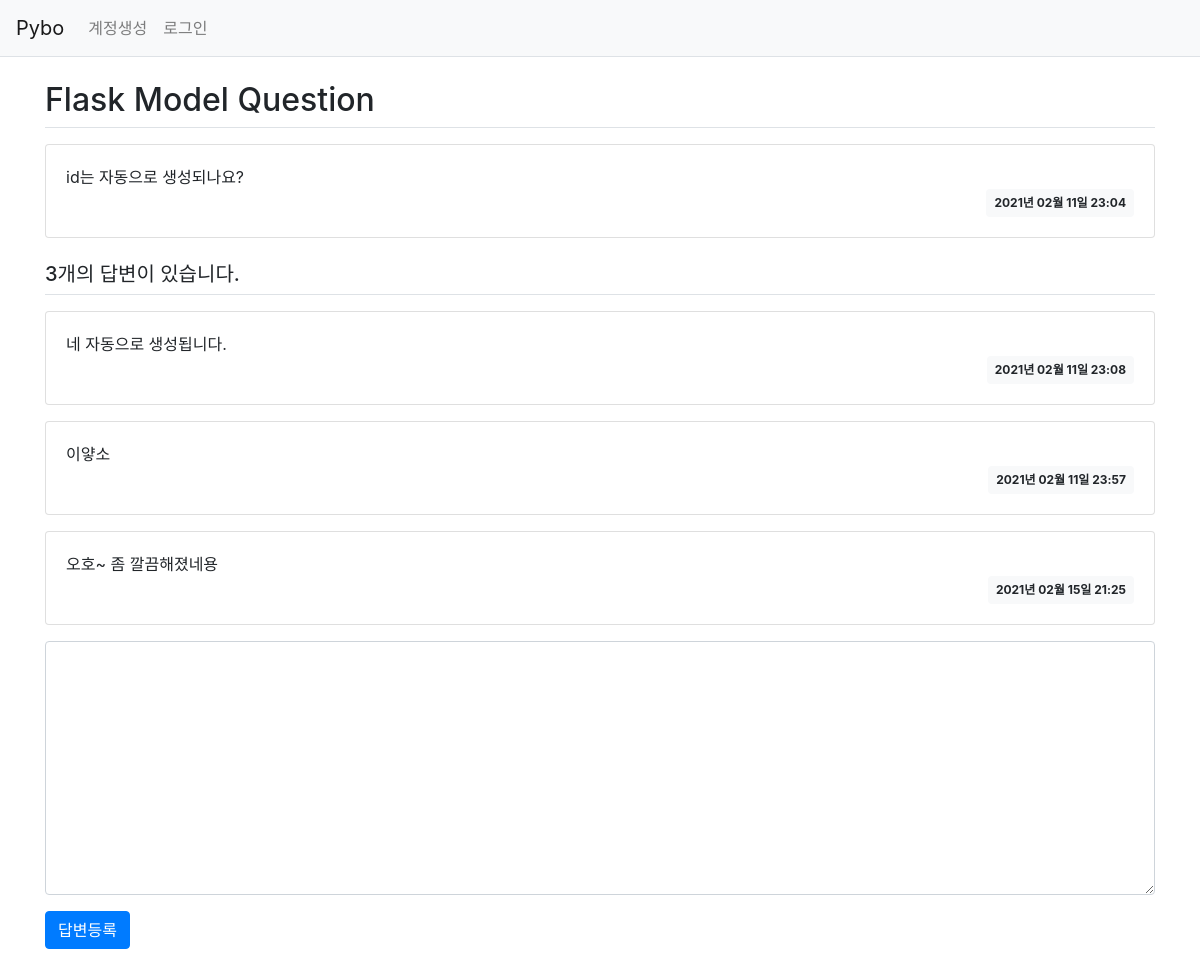
Screenshot of /question/detail/2/ with the database file from the repository.
### pybo/models.py (models this page shows)
class Question(db.Model):   # 모든 모델의 기본 클래스인 db.Model 상속받음.
    id = db.Column(db.Integer, primary_key=True)
    subject = db.Column(db.String(200), nullable=False)
    content = db.Column(db.Text(), nullable=False)
    create_date = db.Column(db.DateTime(), nullable=False)

class Answer(db.Model):
    id = db.Column(db.Integer, primary_key = True)
    question_id = db.Column(db.Integer, db.ForeignKey('question.id', ondelete='CASCADE'))
    question = db.relationship('Question', backref = db.backref('answer_set'))
    content = db.Column(db.Text(), nullable=False)
    create_date = db.Column(db.DateTime(), nullable=False)

### pybo/views/question_views.py (the view)
@bp.route('/detail/<int:question_id>/')
def detail(question_id):
    form = AnswerForm()
    question = Question.query.get_or_404(question_id)
    return render_template('question/question_detail.html', question=question, form=form)

### pybo/forms.py
class AnswerForm(FlaskForm):
    content = TextAreaField('내용', validators=[DataRequired('내용은 필수입력 항목입니다.')])

### pybo/filter.py (called while the page is built)
def format_datetime(value, fmt='%Y년 %m월 %d일 %H:%M'):
    return value.strftime(fmt)

### pybo/templates/question/question_detail.html (shortened to what this page needs)
{% extends 'base.html' %}
{% block content %}
<div class="container my-3">
    <h2 class="border-bottom py-2">{{ question.subject }}</h2>
    <div class="card my-3">
        <div class="card-body">
            <div class="card-text" style="white-space: pre-line;">{{ question.content }}</div>
            <div class="d-flex justify-content-end">
                <div class="badge badge-light p-2">
                    {{ question.create_date | datetime }}
                </div>
            </div>
        </div>
    </div>
    <h5 class="border-bottom my-3 py-2">{{ question.answer_set|length }}개의 답변이 있습니다.</h5>
    {% for answer in question.answer_set %}
    <div class="card my-3">
        <div class="card-body">
            <div class="card-text" style="white-space: pre-line;">{{ answer.content }}</div>
            <div class="d-flex justify-content-end">
                <div class="badge badge-light p-2">
                    {{ answer.create_date | datetime }}
                </div>
            </div>
        </div>
    </div>
    {% endfor %}
    <form action="{{ url_for('answer.create', question_id=question.id) }}" method="post" class="my-3">
        <div class="form-group">
            <textarea name="content" id="content" class="form-control" rows="10"></textarea>
        </div>
        <input type="submit" value="답변등록" class="btn btn-primary">
    </form>
</div>
{% endblock %}

### rows the page displays
Question: subject "Flask Model Question", content "id는 자동으로 생성되나요?", create_date "2021년 02월 11일 23:04"
Answer: content "네 자동으로 생성됩니다.", create_date "2021년 02월 11일 23:08"
Answer: content "이얗소", create_date "2021년 02월 11일 23:57"
Answer: content "오호~ 좀 깔끔해졌네용", create_date "2021년 02월 15일 21:25"

### other values shown
{{ question.answer_set|length }} "3"
